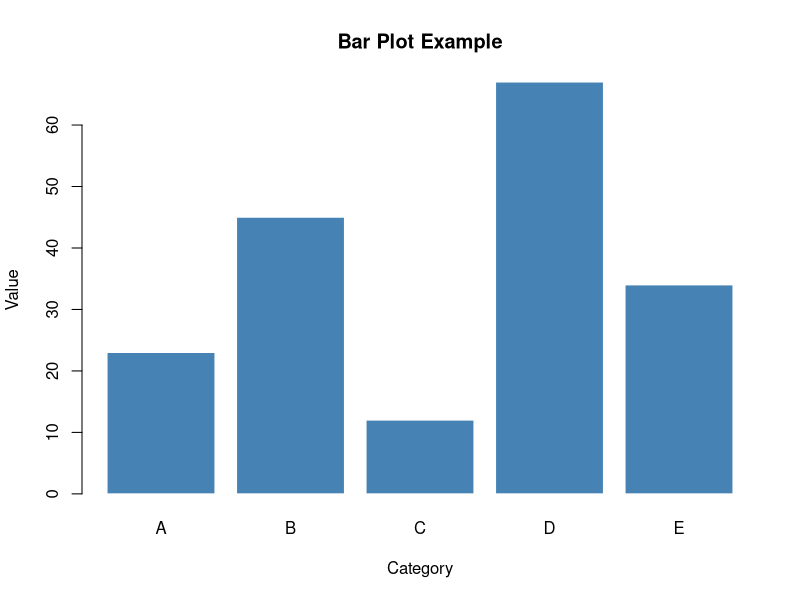

Reproduce this figure in R.

# 创建示例数据
categories <- c("A", "B", "C", "D", "E")
values <- c(23, 45, 12, 67, 34)

# 创建数据框
df <- data.frame(category = categories, value = values)

# 绘制柱状图
barplot(df$value, 
        names.arg = df$category,
        main = "Bar Plot Example",
        xlab = "Category",
        ylab = "Value",
        col = "steelblue",
        border = "white")
